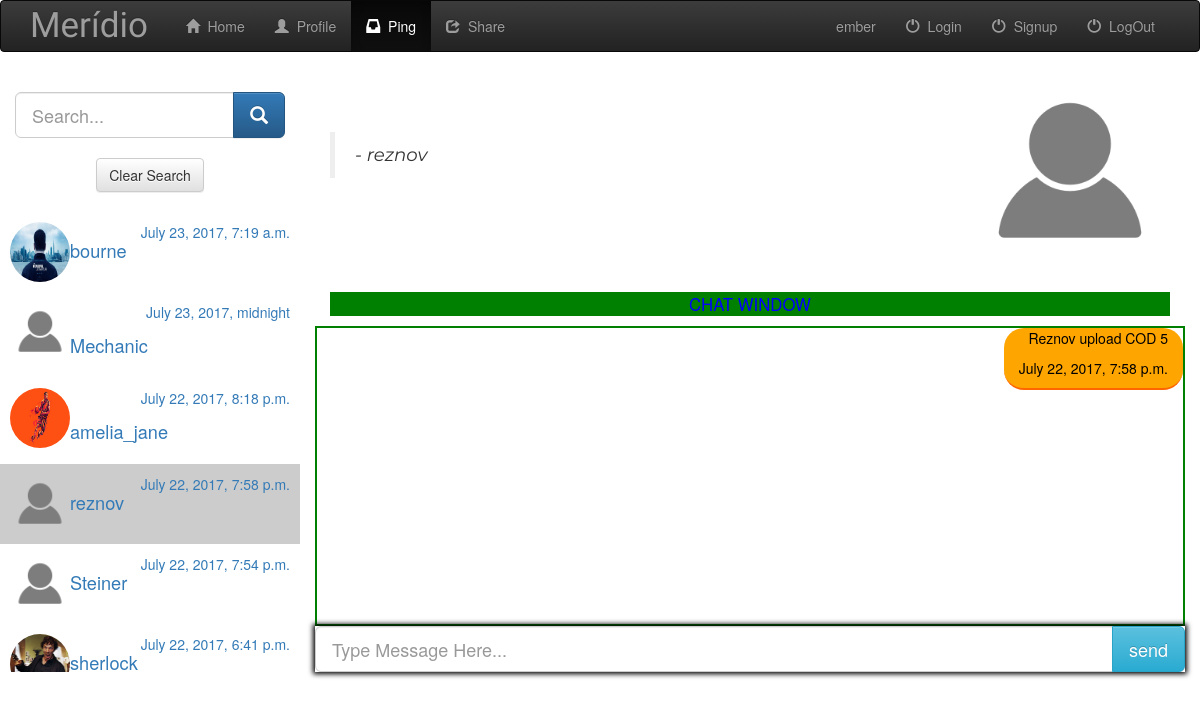
/website/message_app/3 (signed in), run on the app's committed database.
### website/models.py (models this page shows, shortened)
class Network(models.Model):
	user = models.ForeignKey(User,on_delete=models.CASCADE)
	friend_pk = models.IntegerField()
	friend_name = models.CharField(max_length=500,default='')
	last_conversation = models.DateTimeField(default = datetime.datetime(1997,3,30,0,0,0,0))

class Profile(models.Model):
	user = models.OneToOneField(User,on_delete=models.CASCADE)
	bio = models.TextField(max_length=5000,blank=True)
	location = models.CharField(max_length=100,blank=True)
	birth_date = models.DateField(null=True,blank=True)
	contrib = models.IntegerField()
	avatar = models.FileField(default='profile-icon.png')

class Conversation(models.Model):
	network = models.ForeignKey(Network,on_delete=models.CASCADE)
	conversation = models.TextField(max_length=10000)
	conv_time = models.DateTimeField(default=datetime.datetime(1997,3,30,0,0,0,0))

### website/views.py (the view)
# urls.py: url(r'^message_app/(?P<chat_id>[0-9]+)$',views.message_app,name='app_message'),
def message_app(request,chat_id):
	if not request.user.is_authenticated():
		return render(request,'website/login.html',{'error_message':'Login to Access Feature'})
	chat_id = int(chat_id)
	user = User.objects.get(username=request.session['curr_user'])
	network = Network.objects.filter(user=user).order_by("-last_conversation")
	network_list = []
	if(len(network) == 0):
		context={'network_list':network_list,'chat_id':chat_id,'is_empty':"Repo is empty"}
		return render(request,'website/message_app.html',context)
	itr = 0
	for item in network:
		friend = User.objects.get(pk=item.friend_pk)
		network_map = {'network':item,'friend':friend,'chat_id':itr}
		network_list.append(network_map)
		itr = itr+1
	sent_message_list = network_list[chat_id]["network"].conversation_set.all().order_by("conv_time")
	cross_item = Network.objects.get(user=network_list[chat_id]["friend"],friend_pk=user.pk,friend_name=user.username)
	recieved_message_list = cross_item.conversation_set.all().order_by("conv_time")
	message_list = sent_message_list | recieved_message_list
	message_list = sorted(message_list,key=lambda item:item.conv_time)
	context={'network_list':network_list,'chat_id':chat_id,'message_list':message_list}
	return render(request,'website/message_app.html',context)

### website/templatetags/list_index.py (called while the page is built)
@register.filter
def index(List,i):
	return List[int(i)]

@register.filter
def get_element(item,element):
	print(item["friend"])
	if element == 'username':
		return item["friend"].username
	elif element == 'photo':
		return item["friend"].profile.avatar.url
	elif element == 'bio':
		return item["friend"].profile.bio

@register.filter
def get_chatcode(item):
	return item["chat_id"]

### website/templates/website/message_app.html (shortened to what this page needs)
{% extends 'website/base.html' %}
{% load static %}
{% load list_index %}
{% block content %}
<div class="row">
	<div class="container-fluid">
		<div class="col-md-3 chat-wrapper">
			<br>
			<div class="input-group input-group-lg search-wrapper">
		      	<input type="text" class="form-control" placeholder="Search..." name="searchchat" id="search_chat">
		     	<div class="input-group-btn">
		        	<button class="btn btn-primary" onclick="search()"><i class="glyphicon glyphicon-search"></i></button>
		    	</div>
		    </div>
		    <br>
		    <center><button class="btn btn-default" onclick="clearSearch()">Clear Search</button></center>
		    <br>
		    <div class="allchats" style="display:block;">
		    {% for item in network_list %}
		    <div class="row friend-list-chats">
		    	<a href="{% url 'website:change_chat' network_list|index:forloop.counter0|get_chatcode %}">
		    		<div class="col-md-12 indivisual-chats">
		    			<img src="{{item.friend.profile.avatar.url}}" class="img img-responsive chat-image-li" />
		    			<p style="float:right;">{{item.network.last_conversation}}</p>
		    			<p style="font-size: 130%;text-align:left;margin-top:15px;">{{item.friend.username}}</p>
		    		</div>
		    	</a>
		    </div>
		    {% endfor %}
		    </div>
		</div>
		{% if is_empty %}
		<div class="col-md-9 nonetwork">
			<p style="font-size: 300%;text-align: center;color:#bfbfbf;">Make some friends and converse with them</p>
			<br><br>
			<center>
			<img src="{% static 'website/images/friend.jpg' %}" class="img img-responsive" style="width:400px;height: 400px;border-radius: 10% 10%" />
			</center>
		</div>
		{% else %}
		<div class="col-md-9 conversation-wrapper">
			<div class="conv-top-div container-fluid">
				<img src="{{ network_list|index:chat_id|get_element:'photo' }}" class="img img-responsive conv-image" /><br><br><br>
				<blockquote id="top-bio" class="animated fadeInDown">{{ network_list|index:chat_id|get_element:'bio' }}
				<p id="top-user"><cite>- {{ network_list|index:chat_id|get_element:'username' }}</cite></p>
				</blockquote>
			</div>
			<br>
			<div class="container-fluid">
			<p style="text-align: center;background: green;color:blue;font-size: 120%;">CHAT WINDOW</p>
			</div>
			<div class="conv-div">
			{% for chat in message_list %}
				{% if chat.network.user.username == request.session.curr_user %}
					<div class="sent-message container-fluid">
						<p>{{chat.conversation}}</p>
						<p>{{chat.conv_time}}</p>
					</div>
				{% else %}
					<div class="recieved-message container-fluid">
						<p>{{chat.conversation}}</p>
						<p>{{chat.conv_time}}</p>
					</div>
				{% endif %}
			{% endfor %}
			</div>
			<div class="chatbox">
				<form role="form" action="{% url 'website:chat' chat_id %}" method='post'/>
					<div class="input-group input-group-lg send-wrapper">
		      			<input type="text" class="form-control" placeholder="Type Message Here..." name="chat_text" id="chatText" />
		     			<div class="input-group-btn">
		        			<input type="submit" class="btn btn-sm btn-info" value="send"/>
		    			</div>
		    		</div>
			</div>
		</div>
		{% endif %}
	</div>
</div>
<br>
{% endblock %}

### website/static/website/css/styling.css (style rules this page uses)
body { width: 100%; height: 100%; }
html { width: 100%; height: 100%; }
.chat-wrapper { overflow-y:scroll; height:600px; }
.indivisual-chats { padding:10px; }
.chat-image-li { float:left; width:60px; height:60px; border-radius:50% 50%; }
.activeChat { background-color:#cccccc; }
.conv-image { float: right; height:200px; width:200px; }
.sent-message { background-color: orange; color:black; text-align: right; border-bottom:2px solid #ff6600; max-width:600px; float:right; clear:both; border-radius: 20px 20px; }
.conv-div { border:2px solid green; overflow-y: scroll; height:300px; }
.chatbox { box-shadow: 0px 0px 5px 2px rgba(0,0,0,1.0); }
#top-bio { font-family: "Montserrat", sans-serif; font-size:130%; }
.conv-image { border-radius: 50% 50%; }

### data on the page
Network: friend.profile.avatar (picture), network.last_conversation "July 23, 2017, 7:19 a.m.", friend.username "bourne"
Network: friend.profile.avatar (picture), network.last_conversation "July 23, 2017, midnight", friend.username "Mechanic"
Network: friend.profile.avatar (picture), network.last_conversation "July 22, 2017, 8:18 p.m.", friend.username "amelia_jane"
Network: friend.profile.avatar (picture), network.last_conversation "July 22, 2017, 7:58 p.m.", friend.username "reznov"
Network: friend.profile.avatar (picture), network.last_conversation "July 22, 2017, 7:54 p.m.", friend.username "Steiner"
Network: friend.profile.avatar (picture), network.last_conversation "July 22, 2017, 6:41 p.m.", friend.username "sherlock"
Conversation: conversation "Reznov upload COD 5", conv_time "July 22, 2017, 7:58 p.m."

### other printed values
{{ request.session.curr_user }} "ember"
{{ network_list|index:chat_id|get_element:'username' }} "reznov"
